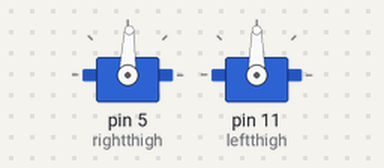
Bench run of a sketch on a simulated Arduino Uno, built with avr-gcc and run on an emulated ATmega328P. Shown: 2 × servo.

Above: at 0.05 s.
At 0.8 s:
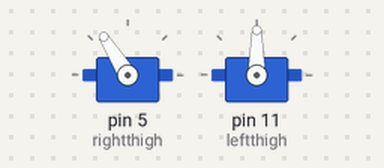
At 1.6 s:
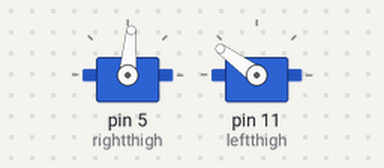
At 2.85 s:
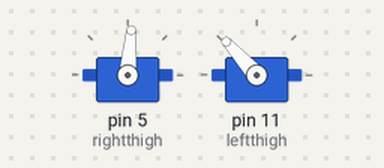
Timing chart, 0 to 6.7 s (numbered marks = the images above):
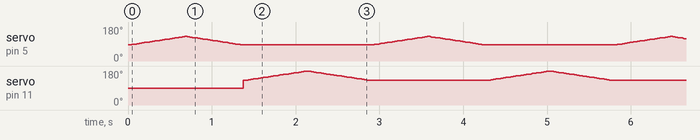

The sketch:

ROBO.ino
```cpp
#include <Servo.h>
Servo rightfoot;
Servo rightthigh;
Servo leftfoot;
Servo leftthigh;
int pos = 0;
int pos1 = 0;
void setup()
{
//rightfoot.attach(9);
rightthigh.attach(5);
//leftfoot.attach(3);
leftthigh.attach(11);
//leftfoot.write(3);
leftthigh.write(90);
rightthigh.write(10);
//rightfoot.write(100);
}


void loop()
{
 for(pos = 85; pos < 130; pos += 1)
 {
 rightthigh.write(pos);

 delay(15);

 }
 for(pos = 130; pos>=85; pos-=1)
 {
rightthigh.write(pos);

 delay(15);

 }

  for(pos1 = 130; pos1 < 180; pos1 += 1)
 {
 leftthigh.write(pos1);

 delay(15);

 }
 for(pos1 = 180; pos1>=130; pos1-=1)
 {
leftthigh.write(pos1);

 delay(15);

 }
}
```
